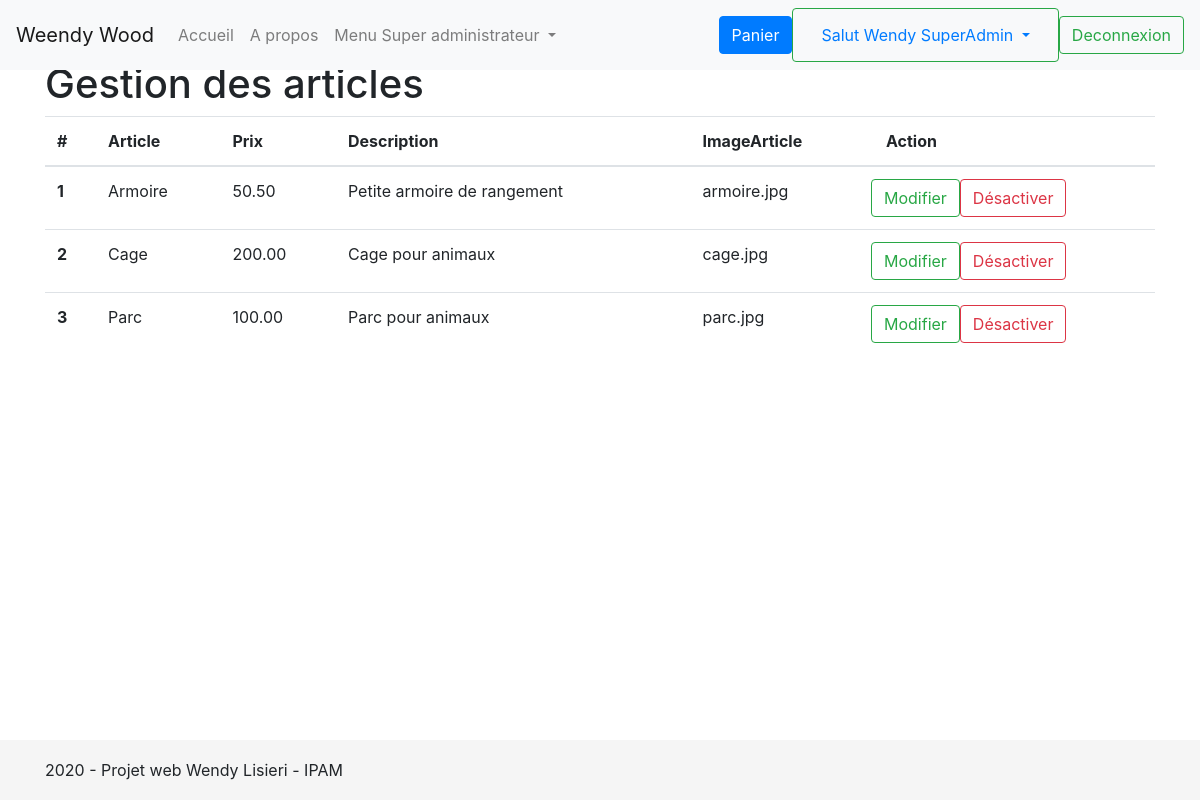
Page /adminArticles (signed in) on the earlier database version.
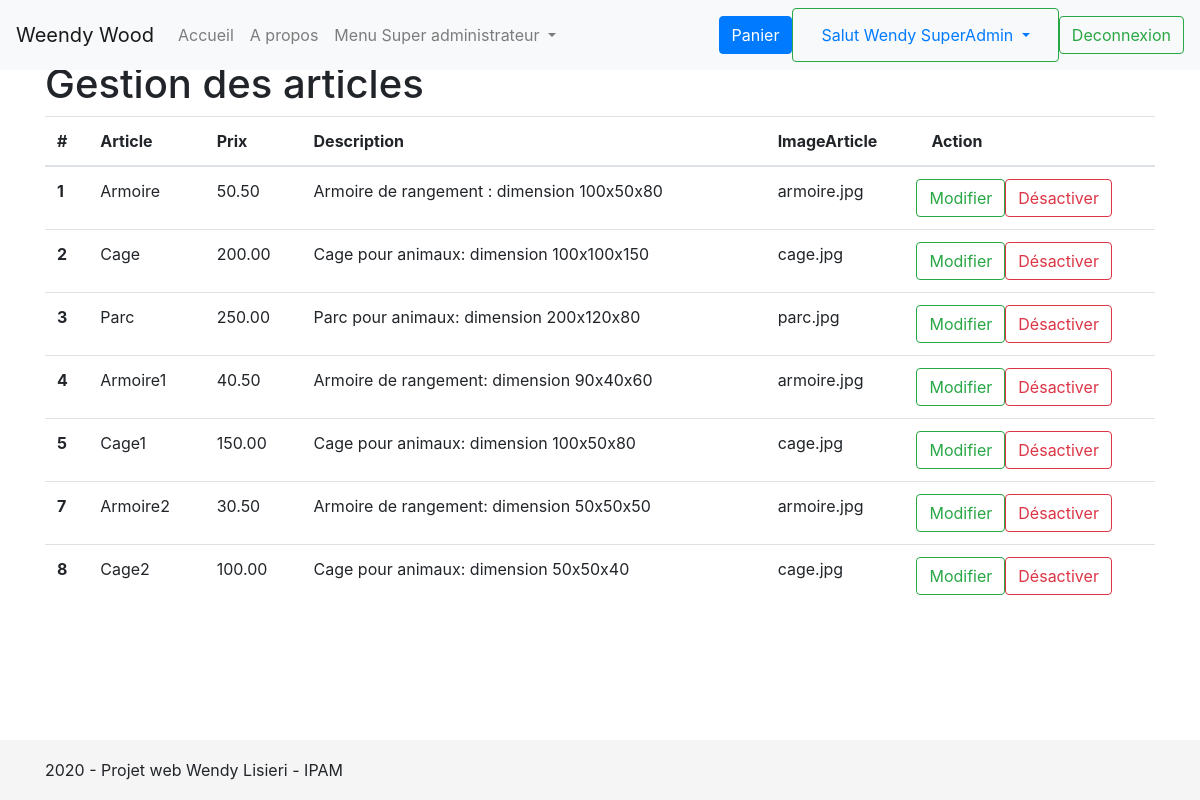
Same page on the later database version.
### tables this page shows
CREATE TABLE articles (idArticle INT PRIMARY KEY AUTO_INCREMENT, nomArticle VARCHAR(255), prixArticle NUMERIC (10,2), descriptionArticle VARCHAR(500), nomImageArticle VARCHAR(255), isActive INT);

### controllers/adminArticles.php (called while the page is built, shortened)
<?php
require 'models/article.php';
$articles = getArticles();
include 'views/adminArticles.php';
?>

### models/article.php (called while the page is built, shortened)
<?php
function getArticles() {
    $db = getDb();
    $reponse = $db->query('SELECT * FROM articles');
    $donnees = $reponse->fetchAll();
    return $donnees;
}
?>

### views/adminArticles.php (the view, shortened to what this page needs)
<table class="table">
    <thead>
        <tr>
            <th scope="col">#</th>
            <th scope="col">Article</th>
            <th scope="col">Prix</th>
            <th scope="col">Description</th>
            <th scope="col">ImageArticle</th>
            <th scope="col">Action</th>
        </tr>
    </thead>
    <tbody>
        <?php foreach($articles as $article):?>
			<?php if ($article['isActive'] == 1):?>
			<tr>
				<th scope="row"><?=$article['idArticle']?></th>
				<td><?=$article['nomArticle']?></td>
				<td><?=$article['prixArticle']?></td>
				<td><?=$article['descriptionArticle']?></td>
				<td><?=$article['nomImageArticle']?></td>
				<td>
					 <div class="row">
							<form method ='post' action="formulaireModificationArticle">
								<button class="btn btn-outline-success" type="submit">Modifier</button>
							</form>
							<button type="button" class="btn btn-outline-danger" data-toggle="modal" data-target="#modal<?=$article['idArticle']?>">
							Désactiver
						</button>
					</div>
				</td>
			</tr>
			 <?php endif ?>
        <?php endforeach ?>
    </tbody>
</table>
<?php
include 'includes/layout.php';
?>

Differences in the rows shown:
changed articles "Armoire": descriptionArticle "Petite armoire de rangement" → "Armoire de rangement : dimension 100x50x80"
changed articles "Cage": descriptionArticle "Cage pour animaux" → "Cage pour animaux: dimension 100x100x150"
changed articles "Parc": prixArticle "100.00" → "250.00"; descriptionArticle "Parc pour animaux" → "Parc pour animaux: dimension 200x120x80"
added articles: idArticle "4", nomArticle "Armoire1", prixArticle "40.50", descriptionArticle "Armoire de rangement: dimension 90x40x60", nomImageArticle "armoire.jpg"
added articles: idArticle "5", nomArticle "Cage1", prixArticle "150.00", descriptionArticle "Cage pour animaux: dimension 100x50x80", nomImageArticle "cage.jpg"
added articles: idArticle "7", nomArticle "Armoire2", prixArticle "30.50", descriptionArticle "Armoire de rangement: dimension 50x50x50", nomImageArticle "armoire.jpg"
added articles: idArticle "8", nomArticle "Cage2", prixArticle "100.00", descriptionArticle "Cage pour animaux: dimension 50x50x40", nomImageArticle "cage.jpg"
